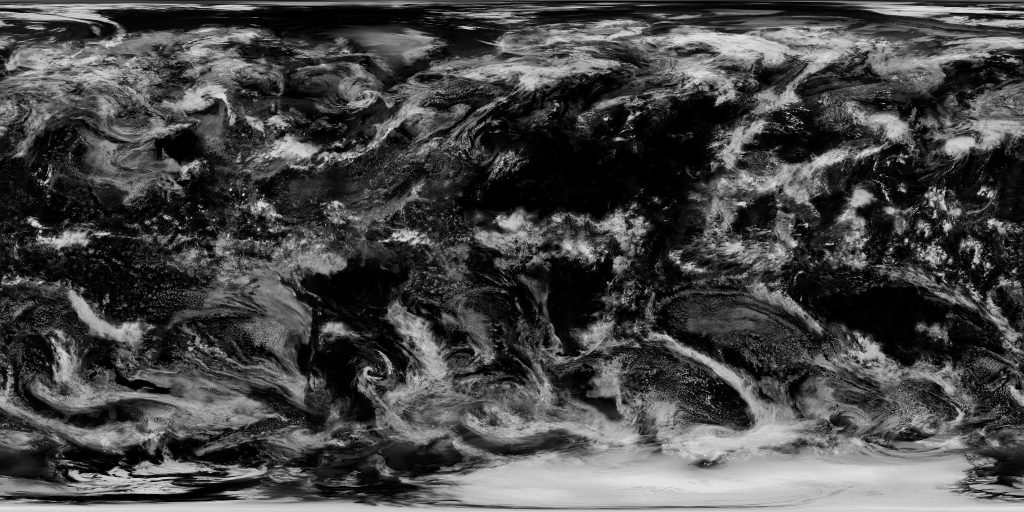
#> input picture assets/earth_clouds.jpg, 2048 x 1024 px, given in place of lroc_color_16bit_srgb_4k.tif, which was not available (shown at 1/2 size)
$ python build_moon.py
#> lines starting #> are read from the running program, lines starting #| are printed output that depends on the picture; pictures that were not available may be replaced by others from this repository, and a replacement may not be noted
# Builds assets/moon.jpg and assets/moon_normal.jpg from NASA's CGI Moon Kit
# (https://svs.gsfc.nasa.gov/4720, public domain): the LROC colour mosaic and the LOLA
# elevation model. Downloads go to tex_src/.cache/ (git-ignored). Run tools/build_data.py
# afterwards to repack assets/textures.js.
#
# Normal map: tangent space in the body's east/north/up frame, RGB = (east, north, up) * 0.5 + 0.5.
import os, sys, urllib.request
import numpy as np
from PIL import Image

root = os.path.dirname(os.path.dirname(os.path.abspath(__file__)))
cache = os.path.join(root, 'tex_src', '.cache')
out = os.path.join(root, 'assets')
BASE = 'https://svs.gsfc.nasa.gov/vis/a000000/a004700/a004720/'
W, H = 4096, 2048
R = 1737400.0   # m
RELIEF = 1.5    # slope exaggeration: at ~2.7 km per texel real slopes are averaged down

def fetch(name):
    path = os.path.join(cache, name)
    if not os.path.exists(path):
        os.makedirs(cache, exist_ok=True)
        print('downloading', name)
        urllib.request.urlretrieve(BASE + name, path)
    return path

# Colour
col = Image.open(fetch('lroc_color_16bit_srgb_4k.tif')).convert('RGB')
if col.size != (W, H): col = col.resize((W, H), Image.LANCZOS)
#> col: PIL image 4096x2048 RGB
# LROC is normalised brighter than the map it replaces; keep the Moon's overall brightness
c = np.asarray(col, dtype=np.float32)
col = Image.fromarray(np.clip(c * (150.0 / c.mean()), 0, 255).astype(np.uint8))
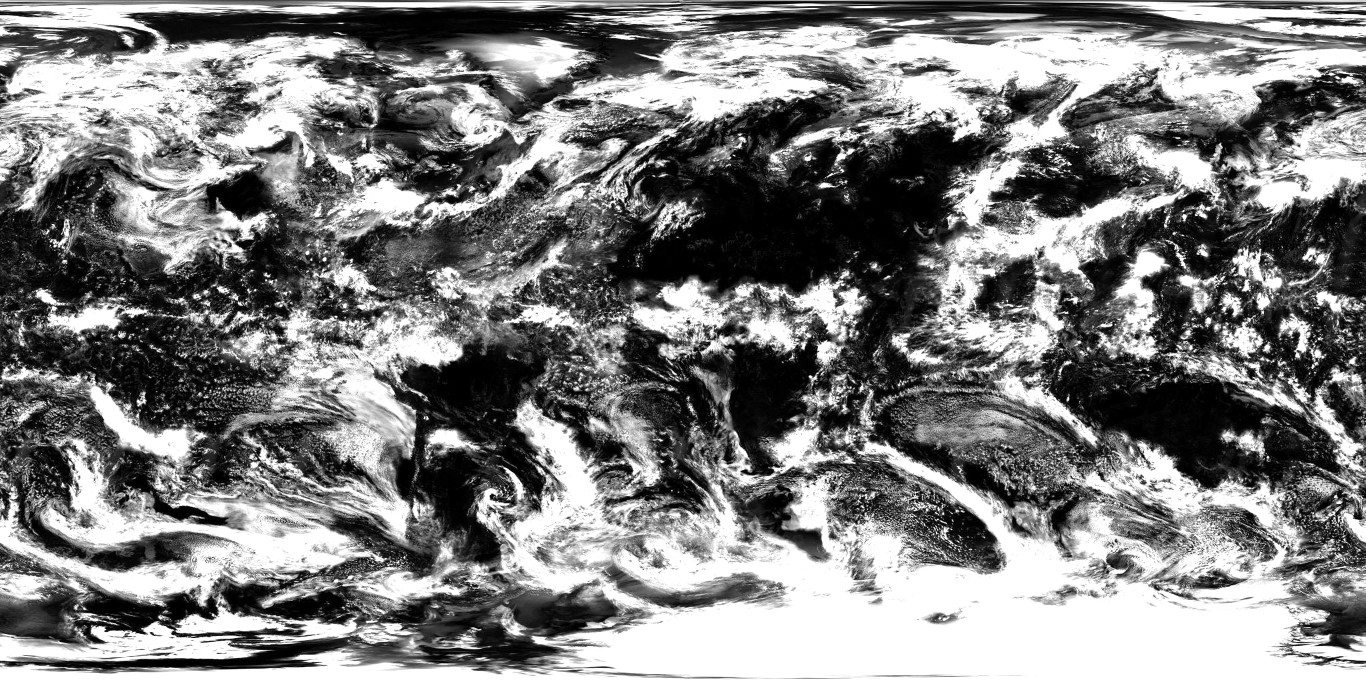
#> col: PIL image 4096x2048 RGB (shown at 1/3 size); min 0, max 255, mean 127.7
col.save(os.path.join(out, 'moon.jpg'), quality=86, optimize=True, progressive=True)

# Elevation: uint16 half-metres relative to 1727.4 km; only differences matter here
dem = Image.open(fetch('ldem_16_uint.tif'))
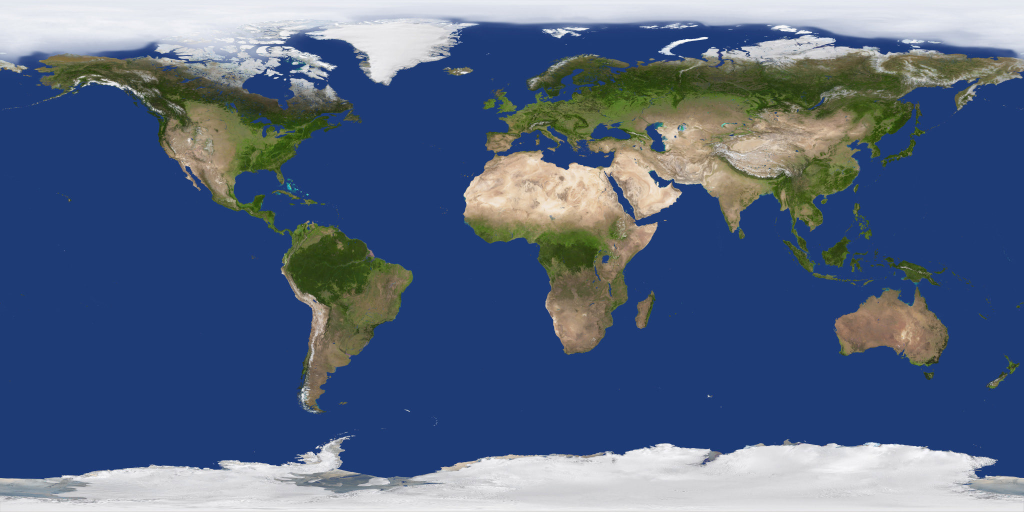
#> input picture assets/earth_daymap.jpg, 2048 x 1024 px, given in place of ldem_16_uint.tif, which was not available (shown at 1/2 size)
#> dem is the input picture: PIL image 2048x1024 RGB; mean R, G, B 84.1, 101.3, 129.6
h = np.asarray(dem, dtype=np.float32) * 0.5
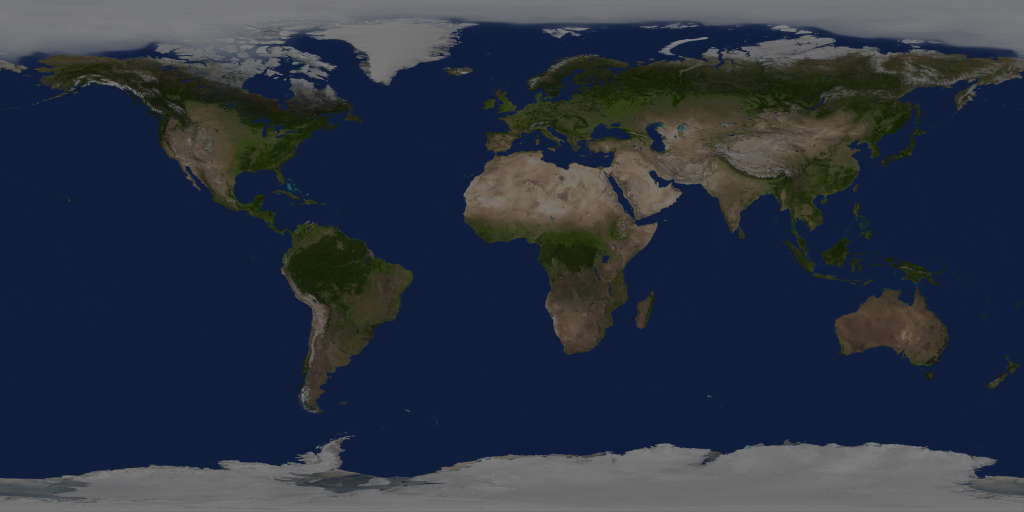
#> h: shape (1024, 2048, 3) float32 (shown at 1/2 size); mean R, G, B 42.6, 50.8, 64.2
#> (the run stopped early here; a loop or call above may not have finished)
